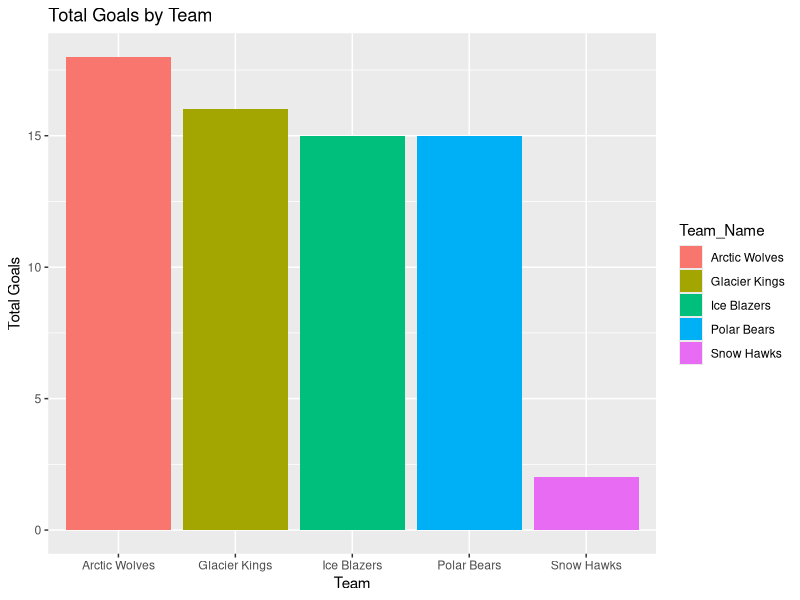
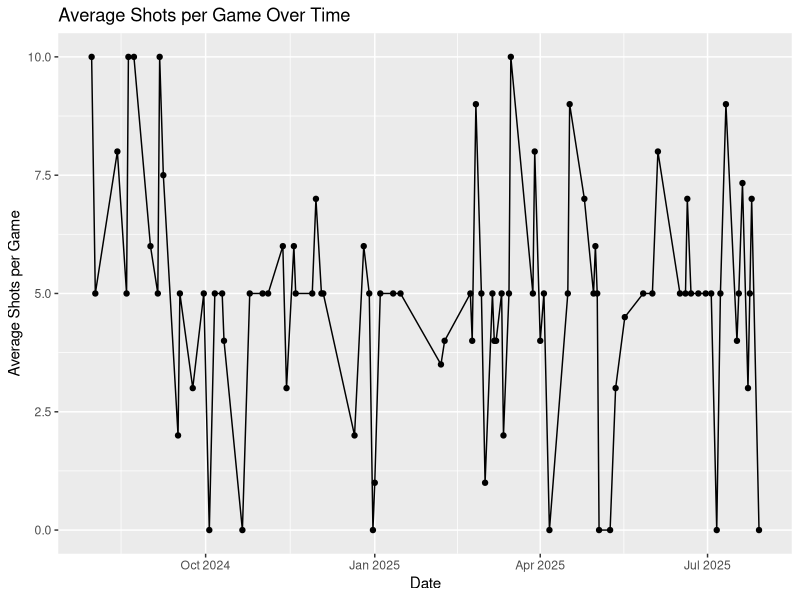

These figures' R source, in order:
# Assignment 2

# set the working directory
setwd("~/Downloads/DSA 515/HW 2")

## PART 1 - Clean the Dataset

# load libraries
library(readr)
library(dplyr)
library(tidyr)
library(lubridate)
library(ggplot2)

# read into the csv file
df <- read_csv("hockey_raw.csv")
glimpse(df)

# replace missing 'Position' with "Unknown"
df <- replace_na(df, list(Position = "Unknown"))

# replace missing 'Shots' with the column median
shots_med <- median(df$Shots, na.rm = TRUE)
df$Shots <- ifelse(is.na(df$Shots), shots_med, df$Shots)

# replace 'N/A' in 'Goals' with zero and then replace missing 'Goals' with the column median
df$Goals[df$Goals == "N/A"] <- "0"
df$Goals <- parse_number(df$Goals)
goals_med <- median(df$Goals, na.rm = TRUE)
df$Goals <- ifelse(is.na(df$Goals), goals_med, df$Goals)

# remove fully duplicated rows
df <- distinct(df)

# remove duplicates based on 'Player_Name' and 'Date' only
df <- distinct(df, Player_Name, Date, .keep_all = TRUE)

# convert 'Date' to proper data format
df$Date <- parse_date_time(df$Date, orders = "mdy")

# remove commas from 'Salary' and convert to numeric
# note: 'Salary' already does not contain commas and it is already numeric
df$Salary <- as.numeric(df$Salary)

# ensure 'Shots' and 'Goals' are numeric types
df$Shots <- as.numeric(df$Shots)
df$Goals <- as.numeric(df$Goals)

# pivot period goals into long format with new columns 'Period' and 'Goals_Scored'
df <- pivot_longer(
  df, 
  cols = c(
    `1st_Period_Goals`,
    `2nd_Period_Goals`,
    `3rd_Period_Goals`
    ),
  names_to = "Period",
  values_to = "Goals_Scored"
)

# export cleaned data
write_csv(df, "hockey_cleaned.csv")

## PART 2 - Join Additional Data

# read into the additional csv files
players <- read_csv("hockey_players.csv")
teams <- read_csv("hockey_teams.csv")

# ensure keys match in format and data type before joining
df$Player_ID <- as.character(df$Player_ID)
players$Player_ID <- as.character(players$Player_ID)

df$Team_ID <- as.character(df$Team_ID)
teams$Team_ID <- as.character(teams$Team_ID)

# join with players using 'Player_ID'
df <- left_join(df, players, by = "Player_ID")

# join with teams using 'Team_ID'
df <- left_join(df, teams, by = "Team_ID")

# export joined data
write_csv(df, "hockey_final.csv")

## PART 3 - Create Visualizations

# calculate total goals by team
goals_by_team <- df %>%
  distinct(Player_ID, Date, Team_ID, Goals, Team_Name) %>%
  group_by(Team_Name) %>%
  summarise(
    Total_Goals = sum(Goals, na.rm = TRUE)
  )

# bar chart of total goals by team
ggplot(goals_by_team, aes(x = Team_Name, y = Total_Goals, fill = Team_Name)) +
  geom_col() +  
  labs(
    title = "Total Goals by Team",
    x = "Team",
    y = "Total Goals"
  )

# calculate average shots per game over time
avg_shots <- df %>%
  distinct(Player_ID, Date, Shots) %>%
  group_by(Date) %>%
  summarise(
    Average_Shots = mean(Shots, na.rm = TRUE)
  )

# line chart of average shots per game over time
ggplot(avg_shots, aes(x = Date, y = Average_Shots)) +
  geom_line() +
  geom_point() +
  labs(
    title = "Average Shots per Game Over Time",
    x = "Date",
    y = "Average Shots per Game"
  )
